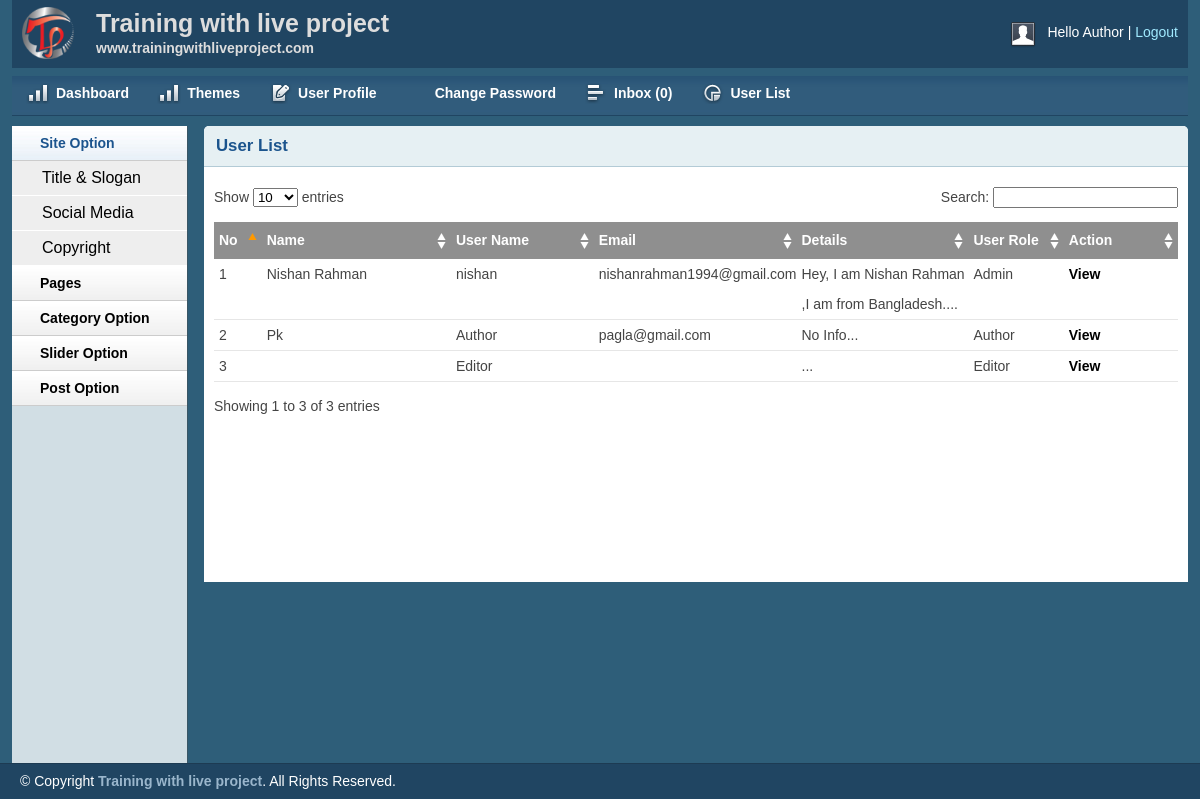
Page /admin/userlist.php (signed in) on the committed database.
### tables this page shows
CREATE TABLE IF NOT EXISTS `tbl_user` (
`id` int(11) NOT NULL,
  `name` varchar(255) NOT NULL,
  `username` varchar(50) NOT NULL,
  `password` varchar(32) NOT NULL,
  `email` varchar(255) NOT NULL,
  `detail` text NOT NULL,
  `role` int(11) NOT NULL
);

### lib/Database.php (called while the page is built, shortened)
<?php
Class Database{
	public $host   = DB_HOST;
	public $user   = DB_USER;
	public $pass   = DB_PASS;
	public $dbname = DB_NAME;
	public $link;
	private function connectDB(){
	$this->link = new mysqli($this->host, $this->user, $this->pass, $this->dbname);
 }
	public function select($query){
		$result = $this->link->query($query) or die($this->link->error.__LINE__);
		if($result->num_rows > 0){
			return $result;
		} else {
			return false;
		}
	}
}

### helpers/format.php (called while the page is built, shortened)
<?php
	class format
	{
		public function textshorten($text,$limit =300){
			$text = $text." ";
			$text = substr($text, 0, $limit);
			$text = substr($text, 0, strrpos($text, ' '));
			$text = $text."...";
			return $text;
		}
	}
?>

### admin/userlist.php (the view, shortened to what this page needs)
<?php include 'inc/aheader.php';?>
<?php include 'inc/asidebar.php';?>
        <div class="grid_10">
            <div class="box round first grid">
                <h2>User List</h2>
                <div class="block">
                    <table class="data display datatable" id="example">
					<thead>
						<tr>
							<th width ="5%">No</th>
							<th width ="20%">Name</th>
							<th width ="15%">User Name</th>
                            <th width ="20%" >Email</th>
                            <th width ="18%">Details</th>
                            <th width ="10%">User Role</th>
                            <th width ="12%">Action</th>
						</tr>
					</thead>
					<tbody>
						<?php
						$query = "select *from tbl_user";
						$User = $db->select($query);
						if($User){
							$i = 0;
						while($result = $User->fetch_assoc()){
                             $i++;
					     ?>
						<tr class="odd gradeX">
							<td><?php echo $i;?></td>
							<td><?php echo $result['name'];?></td>
                            <td><?php echo $result['username'];?></td>
                            <td><?php echo $result['email'];?></td>
                            <td><?php echo $fm->textShorten($result['detail'],50);?></td>
                            <td><?php
                             if($result['role'] == '0'){
                               echo "Admin";
                             }else if($result['role'] == '1'){
                                echo "Author";
                             }else if($result['role'] == '2'){
                                echo "Editor";
                             }
                            ?></td>
							<td><a href="viewuser.php?userid= <?php echo $result['id'];?>">View</a>
                             <?php
                              $userrole = Session::get('userrole');
                              if($userrole == '0'){?>
                             || <a onclick="return confirm('Are you sure to Delete?');" href="?deluser=<?php echo $result['id'];?>">Delete</a> <?php } ?></td>
						</tr>
					<?php } }else{
					}?>
					</tbody>
				</table>
               </div>
            </div>
        </div>
<?php include 'inc/afooter.php';?>

### admin/css/layout.css (style rules this page uses)
body { background: #fff none repeat scroll 0 0; color: #444; font-size: 14px; padding: 0; }
a { color: #000; font-weight:bold; text-decoration: none; }
h1, h2, h3, h4, h5, h6 { line-height:1.2em; margin-bottom:.3em; }
h2 { margin-top:1em; }
.box { background:#fff; margin-bottom:20px; padding:10px 10px 10px 10px; margin-left:-8px; }
.box.grid { padding-bottom:40px; }
.box.round { -moz-border-radius: 5px 5px 0px 0px; -webkit-border-radius: 5px 5px 0px 0px; border-radius: 5px 5px 0px 0px; }
.box h2 { font-size:1.2em; font-weight:bold; color:#1B548D; background:#E6F0F3; margin:-10px -10px 0 -10px; padding:10px 12px; border-bottom:1px solid #B3CBD6; -moz-border-radius: 5px 5px 0px 0px; -webkit-border-radius: 5px 5px 0px 0px; border-radius: 5px 5px 0px 0px; }
.box.first { min-height: 406px; }
.block { padding-top:20px; }
.block { padding-bottom:1px; }
table.display { margin: 0 auto; clear: both; width: 100%; }
.sorting_asc { background: #8f8f8f url(../img/table/sort_asc.png) no-repeat center right; padding:8px 5px; text-align:left; color:#fff; }
.sorting { background:#8f8f8f url(../img/table/sort_both.png) no-repeat center right; padding:8px 5px; text-align:left; color:#fff; }
tr.odd { height: 30px; line-height: 30px; border-bottom:1px solid #e6e6e6; }
tr.even { height: 30px; line-height: 30px; border-bottom:1px solid #e6e6e6; }
tr.odd td, tr.even td { padding-left:5px; }

### rows in the picture
tbl_user: name "Nishan Rahman", username "nishan", email "nishanrahman1994@gmail.com", detail "Hey, I am Nishan Rahman ,I am from Bangladesh....", role "Admin"
tbl_user: name "Pk", username "Author", email "pagla@gmail.com", detail "No Info...", role "Author"
tbl_user: username "Editor", detail "...", role "Editor"

### other values in the picture
$name "Author"
